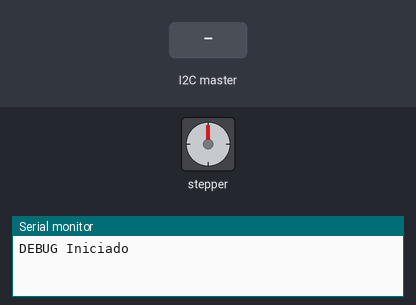
The sketch below on a simulated Arduino Pro Mini, built with avr-gcc and run on an emulated ATmega328P. Parts: stepper motor, the last lines printed to the serial monitor. Wiring (inferred from the names in the program): stepper motor (2048 steps per turn assumed): coils pin 9, pin 8, pin 7, pin 6. Inputs (shaded band) come from the test bench.

Above: at 1.2 s.
1.3 s: the I2C master sends the byte 90
At 2.08 s:
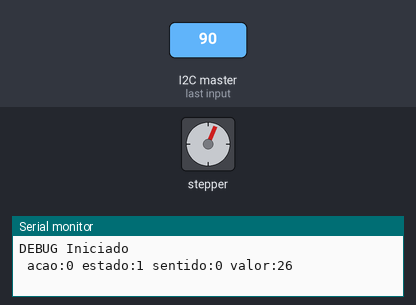
At 2.68 s:
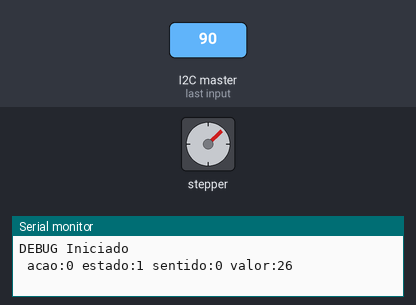
Timing chart, 0 to 19.3 s (numbered marks = the images above; inputs shaded):
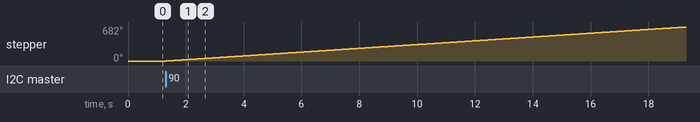

Measured:
- after the input at 1.3 s, stepper: keeps turning clockwise at about 38°/s, starting at once

The sketch:

Q1121-Sketch.ino
```cpp
// Código para os Arduinos Pro Mini (Controlador de Motor de Passo via I2C)
#include <Wire.h>

#define DEBUG true

#define pinMotor1 9
#define pinMotor2 8
#define pinMotor3 7
#define pinMotor4 6

// Defina o endereço I2C deste Pro Mini
#define I2C_ADDRESS 0x10  // Controlador do Motor de Passo: endereço 0x10

int portasMotor[4] = { pinMotor1, pinMotor2, pinMotor3, pinMotor4 };

int sequencia[8][4] = {
  { HIGH, LOW, LOW, HIGH },  // Passo 1
  { HIGH, LOW, LOW, LOW },   // Passo 2
  { HIGH, HIGH, LOW, LOW },  // Passo 3
  { LOW, HIGH, LOW, LOW },   // Passo 4
  { LOW, HIGH, HIGH, LOW },  // Passo 5
  { LOW, LOW, HIGH, LOW },   // Passo 6
  { LOW, LOW, HIGH, HIGH },  // Passo 7
  { LOW, LOW, LOW, HIGH }    // Passo 8
};

int passo = 0;
unsigned long delayPasso;

//Variáveis de controle da movimentação do motor
int estado = 0;        //0=parado  1=girando
int sentido = 0;       //0=sobe    1=desce
int velocidade = 255;  //(de 0-parado até 255-velocidade máxima)

void setup() {
  pinMode(pinMotor1, OUTPUT);
  pinMode(pinMotor2, OUTPUT);
  pinMode(pinMotor3, OUTPUT);
  pinMode(pinMotor4, OUTPUT);

  Wire.begin(I2C_ADDRESS);  // Inicializa o I2C com o endereço específico
  Wire.onReceive(recebeDados);
  Wire.onRequest(enviarDados);

#if DEBUG
  Serial.begin(9600);
  Serial.println("DEBUG Iniciado");
#endif
}

void loop() {
  if (((micros() - delayPasso) > (750 + ((255 - velocidade) * 36.27451))) && (velocidade > 0) && (estado != 0)) {
    delayPasso = micros();

    if (!sentido) {
      passo++;
      if (passo > 7) passo = 0;
    } else {
      passo--;
      if (passo < 0) passo = 7;
    }

    for (int nL = 0; nL < 4; nL++) {
      digitalWrite(portasMotor[nL], sequencia[passo][nL]);
    }
  }
}

void recebeDados(int num_bytes) {
  int command = Wire.read();

  if (command != -1) {
    bool acaoCmd = bitRead(command, 7);
    bool estadoCmd = bitRead(command, 6);
    bool sentidoCmd = bitRead(command, 5);
    int valorCmd = (command & 0x1F);

#if DEBUG
    Serial.print(F(" acao:"));
    Serial.print(acaoCmd);
    Serial.print(F(" estado:"));
    Serial.print(estadoCmd);
    Serial.print(F(" sentido:"));
    Serial.print(sentidoCmd);
    Serial.print(F(" valor:"));
    Serial.println(valorCmd);
#endif

    if (!acaoCmd) {
      //Comando de acionamento direto do motor
      estado = estadoCmd;
      sentido = sentidoCmd;
      velocidade = (valorCmd * 8.22);  //Converte a velocidade de 0 a 31 para a faixa de 0 a 255
    }
  }
}

void enviarDados() {
  Wire.write(0);  //nada definido para retornar
}
```
